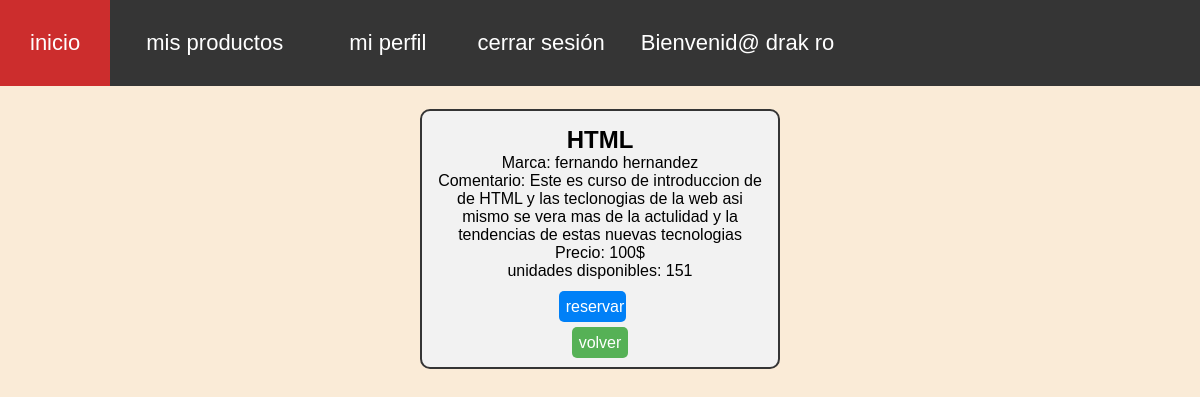
/carrito/reserva_c.php?id=1 (signed in), run on the app's committed database.
### tables this page shows
CREATE TABLE IF NOT EXISTS `productos` (
  `id_producto` int(11) NOT NULL AUTO_INCREMENT,
  `nombre_producto` varchar(25) NOT NULL,
  `marca` varchar(35) NOT NULL,
  `comentario` mediumtext NOT NULL,
  `precio` int(11) NOT NULL,
  `unidad_dis` int(11) NOT NULL,
  `fecha_dis` date NOT NULL,
  `reservas` int(11) NOT NULL,
  `comprado_p` int(11) NOT NULL,
  PRIMARY KEY (`id_producto`)
);

### carrito/reserva_c.php (the view, shortened to what this page needs)
<?php
require_once '../helper/control_par.php';
if(isset($_SESSION['usuario'])){
    $t=$_SESSION['usuario'];
    $usuario=$t['usuario'];
}
?>
<!DOCTYPE html>
<html lang="es">
<head>
    <link rel="stylesheet" type="text/css" href="../style/style.css">
</head>
<body>
    <?php require_once ('../view/menu_navegacion_us.php'); ?>
    <div class="reservas_menu">
        <?php
                $id_producto=$_GET['id'];
                $sql_productos="SELECT id_producto,nombre_producto,marca,comentario,precio,fecha_dis,unidad_dis FROM productos WHERE id_producto=$id_producto";
            $lista = mysqli_query($conn, $sql_productos);
            while($respuesta = mysqli_fetch_assoc($lista)){
                echo "<br><center><section class=\"section_contenido\">";
                echo "<center><h1 class=\"nombre_producto\">".$respuesta['nombre_producto']."</h1></center>";
                echo "<labe1 class=\"marca\">"."Marca: ".$respuesta['marca']."</labe1><br>";
                echo "<labe1 class=\"comentario\">"."Comentario: ".$respuesta['comentario']."</labe1><br>";
                echo "<label class=\"precio\">"."Precio: ".$respuesta['precio']."$"."</label><br>";
                echo "<label class=\"unidad_dis\">"."unidades disponibles: ".$respuesta['unidad_dis']."</label><br><br>";
                    $consulta_de_reserva="SELECT * FROM reserva";
                        $a=0;
                        if($consulta0=mysqli_query($conn,$consulta_de_reserva)){
                                while($persona=mysqli_fetch_assoc($consulta0)){
                                    if($usuario==$persona['usuario_res']&&$persona['id_producto']==$respuesta['id_producto']){
                                    $a=1;
                                break;
                                }
                            }
                        }
                        if($a==1){
                            echo "<b>Usted ya tiene reservado</b></br></br>";
                            ?>
                            <a class="reservar" href="cancelar_reserva.php? id_p=<?php echo $persona['id_res']?>&id_c=<?php echo $respuesta['id_producto']?>">CANCELAR RESERVA</a><br><br>
                            <b style="color: red;">si pulsa CANCELAR RESERVA <br> se cancelara su reserva</b><br><br>
                            <?php
                        }elseif($a==2)
                        {
                            echo "<center><b>USTED YA COMPRO ESTE CURSO</b></center>";
                        }else{
                            ?>
                            <a class="reservar" href="reserva_proceso.php? id_=<?php echo $respuesta['id_producto']?>">reservar </a><br>
                            <?php
                        }
            }
            ?>
            <br>
            <a class="boton" href="../index_.php">volver</a>
            <section></center>
    </div>
</body>
</html>

### style/style.css (style rules this page uses)
* { margin:0;; padding:0px; font-family: sans-serif; box-sizing: border-box; font-family: Arial, Helvetica, sans-serif; }
a { text-decoration: none; }
body { background-color: antiquewhite; }
.section_contenido { text-align: center; background-color: #F2F2F2; border: 2px solid #353535; margin:5px; display:inline-block; padding: 15px; width: 30%; border-radius: 10px; }
.reservar { text-decoration: none; background-color: #0080F7; margin-top:15px; margin-right: 15px; padding: 7px; padding-right: 2px; margin-top:15px; color:white; border-radius: 5px; }
.boton { text-decoration: none; background-color: #56B156; margin-top:15px; padding: 7px; margin-top:15px; color:white; border-radius: 5px; }

### data on the page
productos: nombre_producto "HTML", marca "fernando hernandez", comentario "Este es curso de introduccion de de HTML y las teclonogias de la web asi mismo se vera mas de la actulidad y la tendencias de estas nuevas tecnologias", precio "100", unidad_dis "151"

### other printed values
$nombre['nombres'] "drak"
$nombre['apellidos'] "ro"
